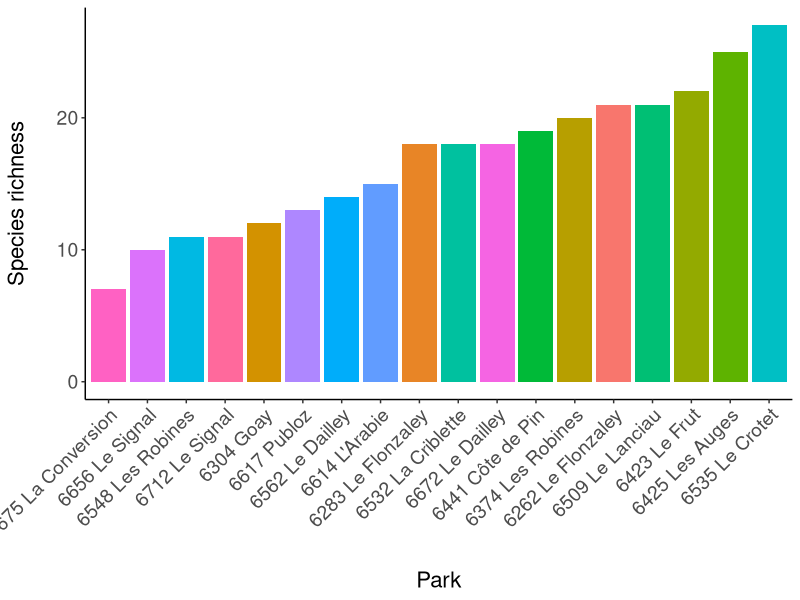
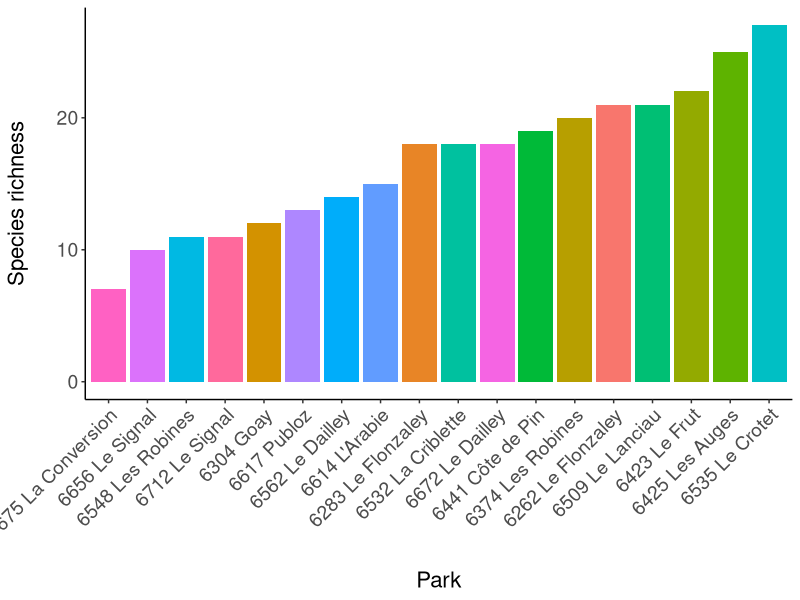

These figures' R source, in order:
library(readxl)
library(tidyverse)
diversity <- read_excel("applied_ecology/diversity.xlsx")
View(diversity)

# species richness

diversity_long <- diversity %>% 
  pivot_longer(cols = 2:19, names_to = "Site", values_to = "Presence")
View(diversity_long)
diversity_long <- na.omit(diversity_long)

(richness <-  diversity_long %>% 
  group_by(Site) %>% 
  summarise(sp.richness = length(unique(Species))))

(barplot_richness <- ggplot(richness, aes(x = reorder(Site, sp.richness), y = sp.richness, fill = Site)) +
    # setting the x and y axes, and asking R to use different colors for each park
    geom_bar (stat = "identity") +
    # specifying that we want a barplot ?
    labs (x = "\nPark", y = "Species richness\n") +
    # giving informative names to the axes
    theme_classic() +
    #adding a color palette - feel free to add a different one!
    theme (legend.position = "none",
           # removing the legend as the axes provide enough information 
           axis.text = element_text(size = 14), 
           axis.title = element_text(size = 16),
           #increasing font size
           axis.text.x = element_text(angle = 45, hjust = 1)))
#tilting the text of the x axis

ggsave(barplot_richness, file = "applied_ecology/richnessplot.png", width = 6, height = 6)
